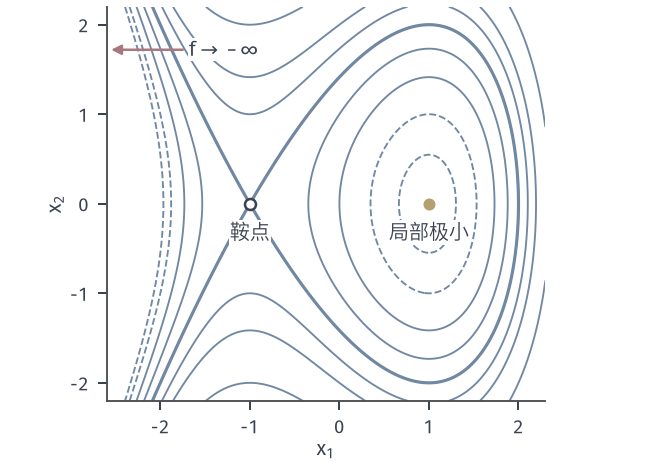

This chart was generated by the following Python code:
from pathlib import Path
import sys
ROOT = next(p for p in Path(__file__).resolve().parents if (p/'build.sh').is_file() and (p/'tex/book.tex').is_file())
sys.path.insert(0, str(ROOT/'figures/00-shared/mathematical-preliminaries-upper/00-shared/comprehension-figures'))
from support import figure, save, BLUE, GREEN, YELLOW, RED, PURPLE, INK, MUTED, GRID, BLUE_FILL, GREEN_FILL, YELLOW_FILL, RED_FILL, PURPLE_FILL
import numpy as np
HERE = Path(__file__).resolve().parent
STROKE = '#4C4D4F'
def panel(fig, left, right, top, bottom, wspace):
    fig.set_layout_engine(None)
    fig.subplots_adjust(left=left, right=right, top=top, bottom=bottom, wspace=wspace)
def tags(fig, axes):
    for ax, s in zip(axes, ('(a)', '(b)', '(c)', '(d)')):
        p = ax.get_position(); fig.text((p.x0+p.x1)/2, .015, s, ha='center', va='bottom')

# f=x^3-3x+y^2：(1,0) 局部极小，(-1,0) 鞍点，无下界。
fig, ax = figure(width_mm=92, height_mm=66)
X,Y=np.meshgrid(np.linspace(-2.6,2.3,600),np.linspace(-2.2,2.2,600))
F=X**3-3*X+Y**2
ax.contour(X,Y,F,levels=[-1.7,-1,0,1,2,3,4,6],colors=[BLUE],linewidths=.75)
ax.contour(X,Y,F,levels=[2],colors=[BLUE],linewidths=1.25)
ax.plot([1],[0],'o',ms=4.8,color=YELLOW,mew=0,zorder=5); ax.plot([-1],[0],'o',ms=4.4,mfc='white',mec=INK,mew=1,zorder=5)
ax.text(1.0,-.2,'局部极小',ha='center',va='top',bbox=dict(fc='white',ec='none',pad=.5)); ax.text(-1.0,-.2,'鞍点',ha='center',va='top',bbox=dict(fc='white',ec='none',pad=.5))
ax.annotate('',xy=(-2.55,1.72),xytext=(-1.75,1.72),arrowprops=dict(arrowstyle='-|>',color=RED,lw=1.0,mutation_scale=8,shrinkA=0,shrinkB=0))
ax.text(-1.68,1.72,r'$f\to-\infty$',va='center',ha='left',color=INK,bbox=dict(fc='white',ec='none',pad=.6))
ax.set_xlim(-2.6,2.3); ax.set_ylim(-2.2,2.2); ax.set_aspect('equal'); ax.set_xticks([-2,-1,0,1,2]); ax.set_yticks([-2,-1,0,1,2]); ax.set_xlabel('$x_1$',labelpad=1); ax.set_ylabel('$x_2$',labelpad=2)
save(fig, HERE, 'figure', {'f':'x1^3-3x1+x2^2','stationary':[[1,0],[-1,0]]})
